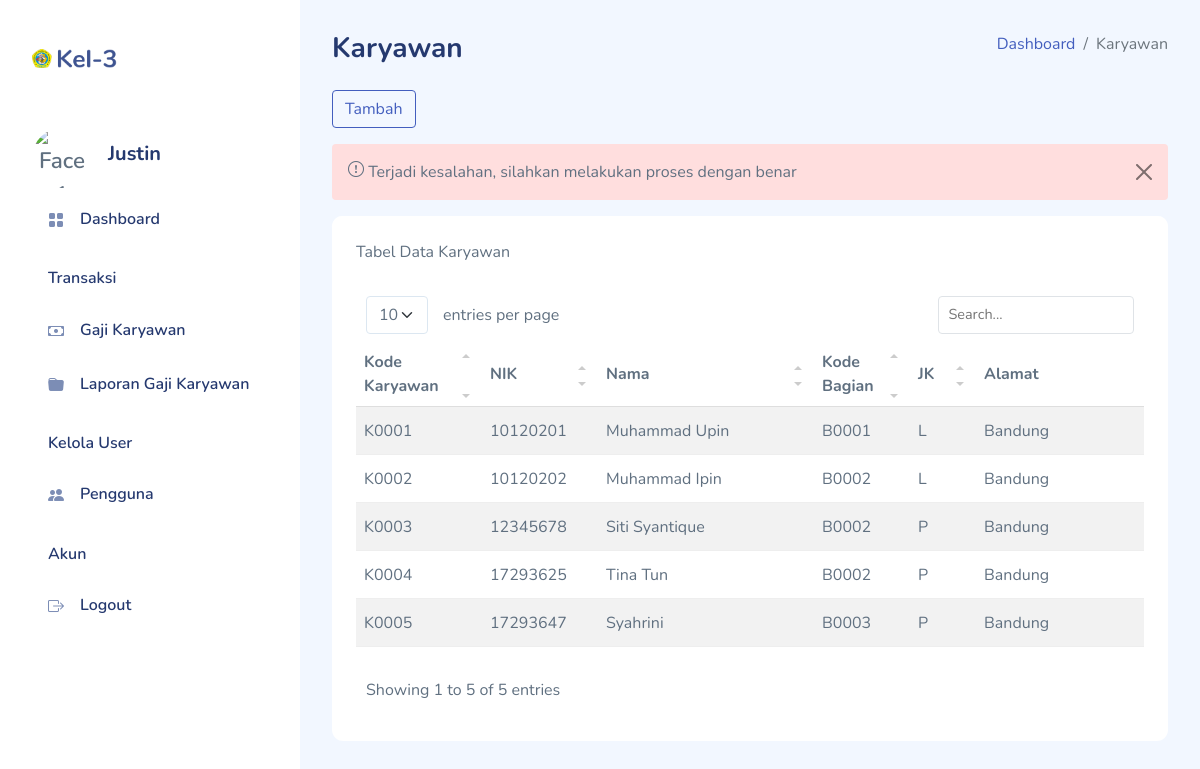
The page /pages/karyawan.php?error=proses (signed in) on the database its author committed.
### tables this page shows
CREATE TABLE `karyawan` (
  `kode_karyawan` varchar(8) NOT NULL,
  `nik` char(8) NOT NULL,
  `nama` varchar(50) NOT NULL,
  `kode_bagian` varchar(8) NOT NULL,
  `jk` enum('L','P') NOT NULL,
  `alamat` text NOT NULL,
  `no_telp` varchar(13) NOT NULL,
  `tanggal_lahir` date NOT NULL,
  `status_kawin` enum('kawin','belum_kawin') NOT NULL,
  `tanggal_masuk` date NOT NULL
);

### pages/karyawan.php (the view, shortened to what this page needs)
<?php
    include_once("functions.php");
    include_once("../layout.php");
?>
<div id="main">
    <div class="page-heading">
        <div class="page-title mb-3">
            <div class="row">
                <div class="col-12 col-md-6 order-md-1 order-last">
                    <h3>Karyawan</h3>
                </div>
                <div class="col-12 col-md-6 order-md-2 order-first">
                    <nav aria-label="breadcrumb" class="breadcrumb-header float-start float-lg-end">
                        <ol class="breadcrumb">
                            <li class="breadcrumb-item"><a href="dashboard.php">Dashboard</a></li>
                            <li class="breadcrumb-item active" aria-current="page">Karyawan</li>
                        </ol>
                    </nav>
                </div>
            </div>
        </div>
        <button type="button" class="btn btn-outline-primary mb-3" data-bs-toggle="modal" data-bs-target="#large">Tambah</button>
        <?php
        if(isset($_GET["error"]))
        {
            $error = $_GET["error"];
            if($error == "input")
                showError("Kesalahan format masukan");
            else if($error == "proses")
                showError("Terjadi kesalahan, silahkan melakukan proses dengan benar");
        }
        ?>
        <section class="section">
            <div class="card">
                <div class="card-header">
                    Tabel Data Karyawan
                </div>
                <div class="card-body">
                <table class="table table-striped" id="table1">
                    <thead>
                        <tr>
                            <th data-sortable="">
                                <a href="#" class="dataTable-sorter"><span style="width:110px;display:inline-block">Kode Karyawan</span></a>
                            </th>
                            <th data-sortable="">
                                <a href="#" class="dataTable-sorter"><span style="width:100px;display:inline-block">NIK</span></a>
                            </th>
                            <th data-sortable="">
                                <a href="#" class="dataTable-sorter"><span style="width:200px;display:inline-block">Nama</span></a>
                            </th>
                            <th data-sortable="">
                                <a href="#" class="dataTable-sorter"><span style="width:80px;display:inline-block">Kode Bagian</span></a>
                            </th>
                            <th data-sortable="">
                                <a href="#" class="dataTable-sorter"><span style="width:50px;display:inline-block">JK</span></a>
                            </th>
                            <th data-sortable="">
                                <a href="#" class="dataTable-sorter"><span style="width:200px;display:inline-block">Alamat</span></a>
                            </th>
                        </tr>
                    </thead>
                    <tbody>
                    <?php
                    $db = dbConnect();
                    if($db->connect_errno==0)
                    {
                        $sql = "SELECT * FROM karyawan";
                        $res = $db->query($sql);
                        if($res)
                        {
                            $data = $res->fetch_all(MYSQLI_ASSOC);
                            foreach($data as $row)
                            {
                                echo "<tr>
                                    <td>".$row['kode_karyawan']."</td>
                                    <td>".$row['nik']."</td>
                                    <td>".$row['nama']."</td>
                                    <td>".$row['kode_bagian']."</td>
                                    <td>".$row['jk']."</td>
                                    <td>".$row['alamat']."</td>
                                    <td>".$row['no_telp']."</td>
                                    <td>".$row['tanggal_lahir']."</td>
                                    <td>".$row['status_kawin']."</td>
                                    <td>".$row['tanggal_masuk']."</td>
                                    <td>
                                        <a href='karyawan-form-edit.php?kode_karyawan=".$row['kode_karyawan']."' class='btn btn-primary btn-sm'><i class='bi bi-pencil-square'></i></a>&nbsp;
                                        <a href='karyawan-form-hapus.php?kode_karyawan=".$row['kode_karyawan']."' class='btn btn-danger btn-sm'><i class='bi bi-trash-fill'></i></a>
                                    </td>
                                    </tr>";
                            } $res->free();
                        }
                    }
                    ?>
                    </tbody>
                </table>
                </div>
            </div>
        </section>
    </div>
</div>

### assets/css/app.css (style rules this page uses)
.card { border:none;margin-bottom:2.2rem }
.card .card-header { border:none }
.card .card-header~.card-body { padding-top:0 }
.card .card-body { padding:1.5rem }
.dataTable-table td,.dataTable-table thead th,.table td,.table thead th { vertical-align:middle }
.dataTable-table:not(.table-borderless) thead th,.table:not(.table-borderless) thead th { border-bottom:1px solid #dedede!important }
#main { margin-left:300px;padding:2rem }
.page-heading { margin:0 0 2rem }
.page-heading h3 { font-weight:700 }
a { text-decoration:none }

### rows shown on the page
karyawan: kode_karyawan "K0001", nik "10120201", nama "Muhammad Upin", kode_bagian "B0001", jk "L", alamat "Bandung"
karyawan: kode_karyawan "K0002", nik "10120202", nama "Muhammad Ipin", kode_bagian "B0002", jk "L", alamat "Bandung"
karyawan: kode_karyawan "K0003", nik "12345678", nama "Siti Syantique", kode_bagian "B0002", jk "P", alamat "Bandung"
karyawan: kode_karyawan "K0004", nik "17293625", nama "Tina Tun", kode_bagian "B0002", jk "P", alamat "Bandung"
karyawan: kode_karyawan "K0005", nik "17293647", nama "Syahrini", kode_bagian "B0003", jk "P", alamat "Bandung"

### other values the page prints
$_SESSION["nama"] "Justin"
$msg "Terjadi kesalahan, silahkan melakukan proses dengan benar"
